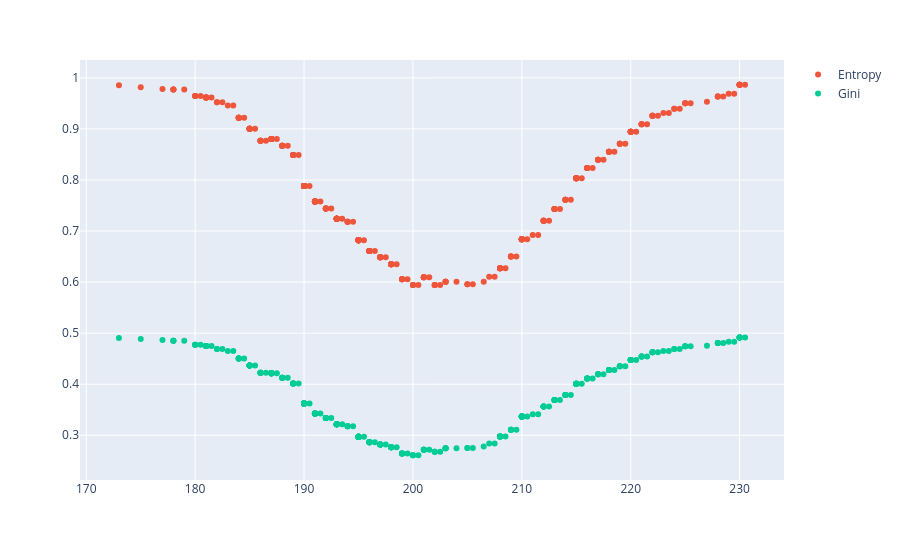

Here is the notebook cell this chart was saved with:
### Code cell
# Inspect the plot below:

fig = px.scatter()
fig.add_scatter(x=X_point_means, y=entropies, mode="markers", name="Entropy")
fig.add_scatter(x=X_point_means, y=gini_impurities, mode="markers", name="Gini")
fig.show()

### Figure 1 — Plotly figure (JSON) as saved in the notebook; plotly's stock layout.template omitted (floating-point values rounded to 4 significant figures; data arrays with more than 128 entries replaced by an {"elided": "..."} marker saying what was removed)
{"data": [{"hovertemplate": "<extra></extra>", "legendgroup": "", "marker": {"color": "#636efa", "symbol": "circle"}, "mode": "markers", "name": "", "orientation": "v", "showlegend": false, "type": "scatter", "xaxis": "x", "yaxis": "y"}, {"mode": "markers", "name": "Entropy", "type": "scatter", "x": {"elided": "332 float values"}, "y": {"elided": "332 float values"}}, {"mode": "markers", "name": "Gini", "type": "scatter", "x": {"elided": "332 float values"}, "y": {"elided": "332 float values"}}], "layout": {"autosize": true, "legend": {"tracegroupgap": 0}, "margin": {"t": 60}, "xaxis": {"anchor": "y", "autorange": true, "domain": [0, 1], "range": [169.4, 234.1], "type": "linear"}, "yaxis": {"anchor": "x", "autorange": true, "domain": [0, 1], "range": [0.2047, 1.043], "type": "linear"}}}
